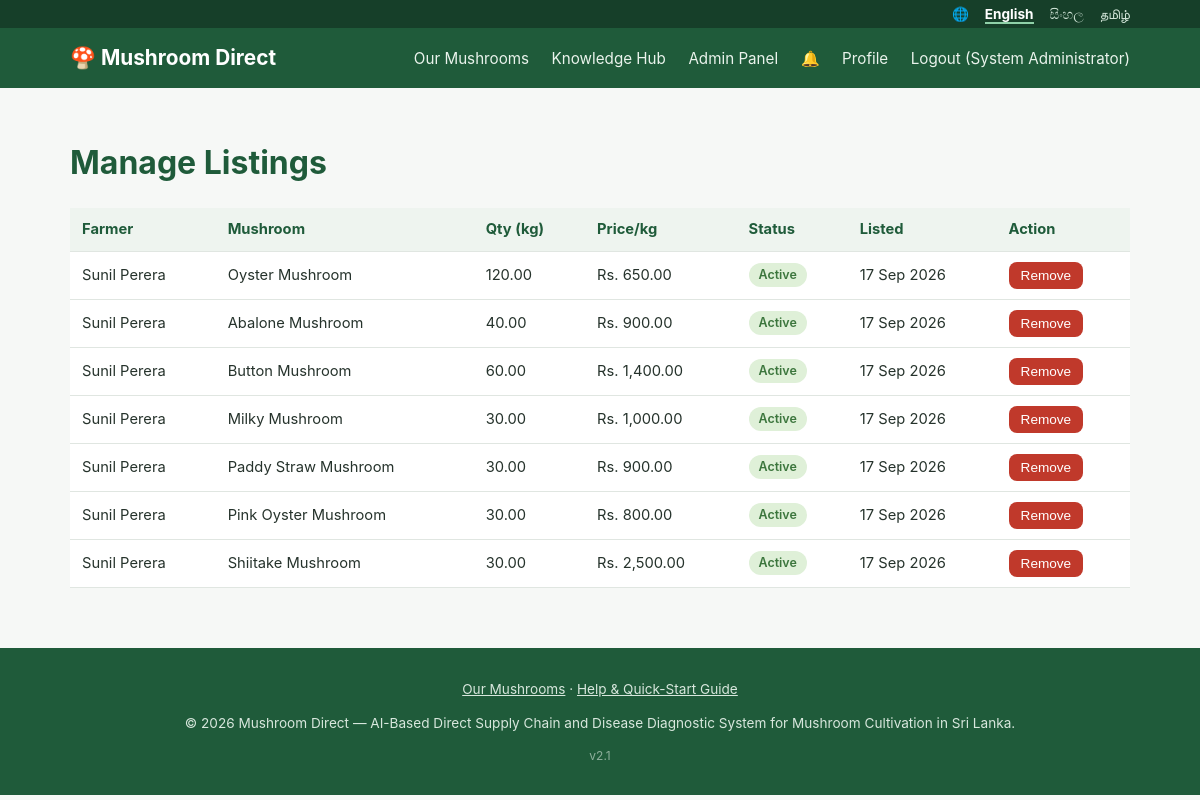
The page /admin/listings.php (signed in) on the database its author committed.
### tables this page shows
CREATE TABLE listings (
  id INT AUTO_INCREMENT PRIMARY KEY,
  farmer_id INT NOT NULL,
  mushroom_type_id INT NULL,
  mushroom_type VARCHAR(100) NOT NULL,
  description TEXT,
  quantity_kg DECIMAL(10,2) NOT NULL,
  price_per_kg DECIMAL(10,2) NOT NULL,
  harvest_date DATE NULL,
  location VARCHAR(100) NULL COMMENT 'District / town of the farm (FR-MKT.3 filter)',
  image VARCHAR(255),
  status ENUM('active','sold_out','removed') NOT NULL DEFAULT 'active',
  created_at TIMESTAMP DEFAULT CURRENT_TIMESTAMP,
  FOREIGN KEY (farmer_id) REFERENCES users(id) ON DELETE CASCADE,
  FOREIGN KEY (mushroom_type_id) REFERENCES mushroom_types(id) ON DELETE SET NULL
);

CREATE TABLE users (
  id INT AUTO_INCREMENT PRIMARY KEY,
  role ENUM('farmer','buyer','admin','expert') NOT NULL,
  full_name VARCHAR(150) NOT NULL,
  email VARCHAR(150) NOT NULL UNIQUE,
  phone VARCHAR(20),
  password_hash VARCHAR(255) NOT NULL,
  business_name VARCHAR(150) NULL COMMENT 'Farm name (farmer) or Hotel/Restaurant name (buyer)',
  address VARCHAR(255),
  profile_image VARCHAR(255),
  is_verified TINYINT(1) NOT NULL DEFAULT 0,
  is_approved TINYINT(1) NOT NULL DEFAULT 1 COMMENT 'Farmers need admin approval before listing (UC-13, Figure 4.7)',
  otp_code VARCHAR(255) NULL COMMENT 'Hashed one-time verification code (FR-AUTH.2)',
  otp_expires_at DATETIME NULL,
  reset_token VARCHAR(255) NULL COMMENT 'Hashed password-reset token (FR-AUTH.4)',
  reset_expires_at DATETIME NULL,
  status ENUM('active','suspended') NOT NULL DEFAULT 'active',
  created_at TIMESTAMP DEFAULT CURRENT_TIMESTAMP
);

### includes/functions.php (called while the page is built, shortened)
<?php
function e($value) {
    return htmlspecialchars((string) $value, ENT_QUOTES, 'UTF-8');
}
function format_money($amount) {
    return 'Rs. ' . number_format((float) $amount, 2);
}
function format_date($date) {
    return date('d M Y', strtotime($date));
}

### admin/listings.php (the view, shortened to what this page needs)
<?php
require_once __DIR__ . '/../includes/bootstrap.php';
$stmt = $pdo->query(
    "SELECT l.*, u.full_name AS farmer_name FROM listings l JOIN users u ON u.id = l.farmer_id
     WHERE l.status != 'removed' ORDER BY l.created_at DESC"
);
$listings = $stmt->fetchAll();
include __DIR__ . '/../includes/header.php';
?>
<h1>Manage Listings</h1>
<table class="data-table">
  <tr><th>Farmer</th><th>Mushroom</th><th>Qty (kg)</th><th>Price/kg</th><th>Status</th><th>Listed</th><th>Action</th></tr>
  <?php foreach ($listings as $l): ?>
    <tr>
      <td><?= e($l['farmer_name']) ?></td>
      <td><?= e($l['mushroom_type']) ?></td>
      <td><?= e($l['quantity_kg']) ?></td>
      <td><?= format_money($l['price_per_kg']) ?></td>
      <td><span class="badge badge-<?= e($l['status']) ?>"><?= e(ucfirst(str_replace('_',' ',$l['status']))) ?></span></td>
      <td><?= format_date($l['created_at']) ?></td>
      <td>
        <form method="post" style="display:inline">
          <button type="submit" class="btn btn-small btn-danger" onclick="return confirm('Remove this listing for policy violation?')">Remove</button>
        </form>
      </td>
    </tr>
  <?php endforeach; ?>
</table>
<?php include __DIR__ . '/../includes/footer.php'; ?>

### assets/css/style.css (style rules this page uses)
:root { --green: #2e7d53; --green-dark: #1f5b3a; --navy: #1f4e5f; --bg: #f6f8f6; --card: #ffffff; --text: #26332c; --muted: #6b7a70; --border: #e0e6e1; --danger: #c0392b; --radius: 10px; }
* { box-sizing: border-box; }
body { margin: 0; font-family: -apple-system, "Segoe UI", Roboto, Arial, sans-serif; background: var(--bg); color: var(--text); line-height: 1.5; }
h1, h2, h3 { color: var(--green-dark); }
.btn { display: inline-block; background: var(--green); color: #fff; border: none; padding: 10px 18px; border-radius: 8px; font-size: 0.95rem; cursor: pointer; text-decoration: none; margin-top: 16px; }
.btn-danger { background: var(--danger); }
.btn-small { padding: 6px 12px; font-size: 0.85rem; margin-top: 0; }
table.data-table { width: 100%; border-collapse: collapse; background: var(--card); }
table.data-table th, table.data-table td { padding: 10px 12px; text-align: left; border-bottom: 1px solid var(--border); font-size: 0.92rem; }
table.data-table th { background: #eef4ef; color: var(--green-dark); }
.badge { display: inline-block; padding: 3px 10px; border-radius: 999px; font-size: 0.78rem; font-weight: 600; }
.badge-active { background: #dff0d8; color: #3c763d; }

### rows shown on the page
listings: farmer.full_name "Sunil Perera", mushroom_type "Oyster Mushroom", quantity_kg "120.00", price_per_kg "Rs. 650.00", status "Active", created_at "17 Sep 2026"
listings: farmer.full_name "Sunil Perera", mushroom_type "Abalone Mushroom", quantity_kg "40.00", price_per_kg "Rs. 900.00", status "Active", created_at "17 Sep 2026"
listings: farmer.full_name "Sunil Perera", mushroom_type "Button Mushroom", quantity_kg "60.00", price_per_kg "Rs. 1,400.00", status "Active", created_at "17 Sep 2026"
listings: farmer.full_name "Sunil Perera", mushroom_type "Milky Mushroom", quantity_kg "30.00", price_per_kg "Rs. 1,000.00", status "Active", created_at "17 Sep 2026"
listings: farmer.full_name "Sunil Perera", mushroom_type "Paddy Straw Mushroom", quantity_kg "30.00", price_per_kg "Rs. 900.00", status "Active", created_at "17 Sep 2026"
listings: farmer.full_name "Sunil Perera", mushroom_type "Pink Oyster Mushroom", quantity_kg "30.00", price_per_kg "Rs. 800.00", status "Active", created_at "17 Sep 2026"
listings: farmer.full_name "Sunil Perera", mushroom_type "Shiitake Mushroom", quantity_kg "30.00", price_per_kg "Rs. 2,500.00", status "Active", created_at "17 Sep 2026"

### other values the page prints
$label "English"
$label "සිංහල"
$label "தமிழ்"
te('app.name') "Mushroom Direct"
te('nav.mushrooms') "Our Mushrooms"
te('nav.knowledge') "Knowledge Hub"
te('nav.admin') "Admin Panel"
te('nav.profile') "Profile"
te('nav.logout') "Logout"
$user['full_name'] "System Administrator"
te('footer.help') "Help & Quick-Start Guide"
te('footer.tagline') "AI-Based Direct Supply Chain and Disease Diagnostic System for Mushroom Cultivation in Sri Lanka."
APP_VERSION "2.1"
